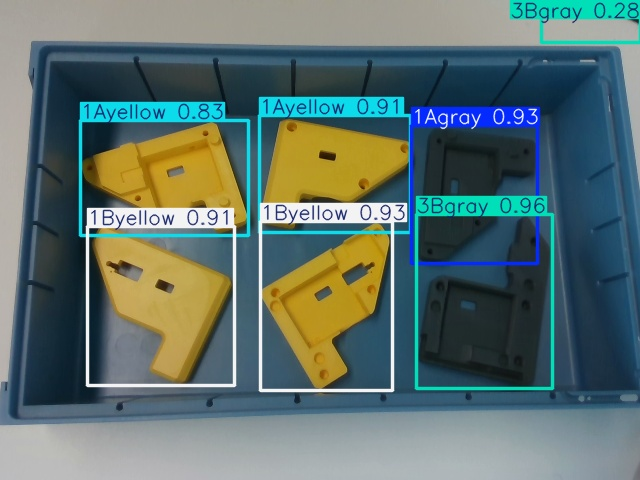
#> input picture results/0.jpg, 640 x 480 px, given in place of 0.png, which was not available
$ python SIFT.py
#> lines starting #> are read from the running program, lines starting #| are printed output that depends on the picture; pictures that were not available may be replaced by others from this repository, and a replacement may not be noted
import cv2 as cv
import os
import matplotlib.pyplot as plt
import numpy as np

def SIFT():
    root = os.getcwd()
    imgPath = "/home/simon/Documents/MVSR Lab/mvsr/data/rgb/0.png"
    imgGray = cv.imread(imgPath, cv.IMREAD_GRAYSCALE)
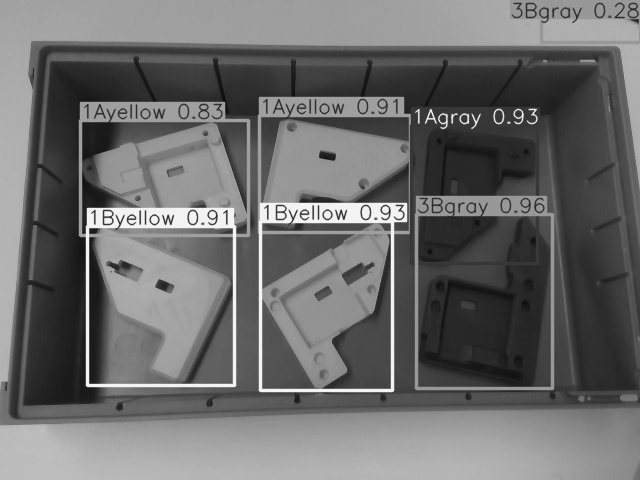
#> imgGray: shape (480, 640); min 13, max 253, mean 107.2

    sift = cv.SIFT_create()
    keypoints = sift.detect(imgGray, None)
#> keypoints = 705 keypoints; strongest (x, y, size): (88, 385, 3.5), (92, 231, 4.2), (431, 110, 1.8), (226, 211, 1.9)
    imgGray = cv.drawKeypoints(imgGray, keypoints, imgGray, flags=cv.DRAW_MATCHES_FLAGS_DRAW_RICH_KEYPOINTS)
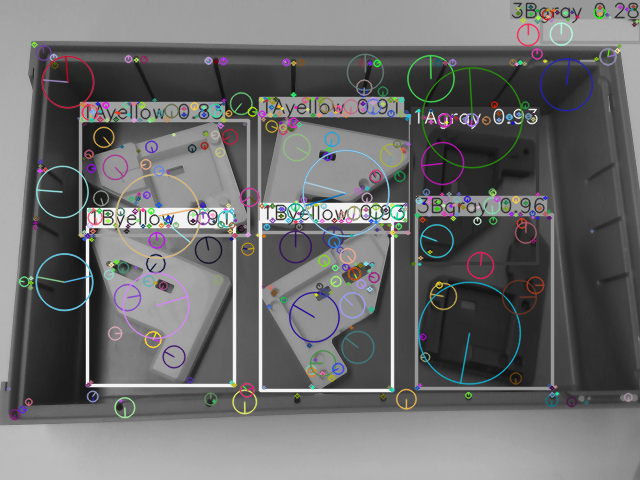
#> imgGray: shape (480, 640, 3); mean of channels 0, 1, 2 108.6, 108.3, 108.2; drawn as B, G, R

    plt.figure()
    plt.imshow(imgGray)
    plt.show()

if __name__ == "__main__":
    SIFT()

$ run again, with results/1.jpg copied over results/0.jpg
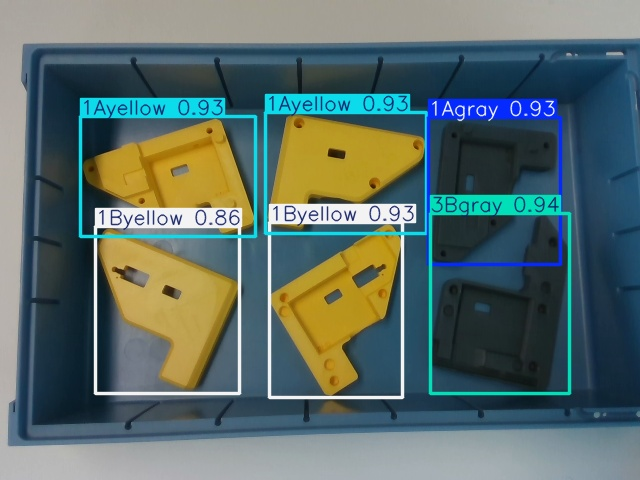
#> input picture results/1.jpg, 640 x 480 px, given in place of 0.png, which was not available
#> in SIFT, `imgGray = cv.imread(imgPath, cv.IMREAD_GRAYSCALE)`:
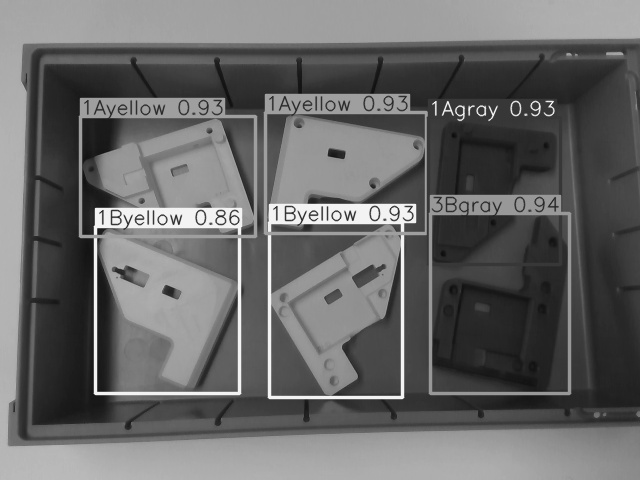
#> imgGray: shape (480, 640); min 12, max 255, mean 102.8
#> keypoints = 661 keypoints; strongest (x, y, size): (96, 393, 3.5), (100, 231, 4.4), (448, 102, 1.8), (276, 207, 1.9)
#> in SIFT, `imgGray = cv.drawKeypoints(imgGray, keypoints, imgGray, flags=cv.DRAW_..`:
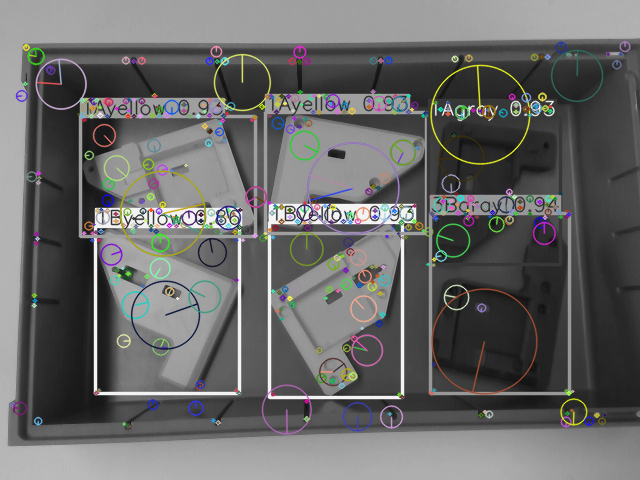
#> imgGray: shape (480, 640, 3); mean of channels 0, 1, 2 103.2, 103.7, 103.7; drawn as B, G, R

$ run again, with results/2.jpg copied over results/0.jpg
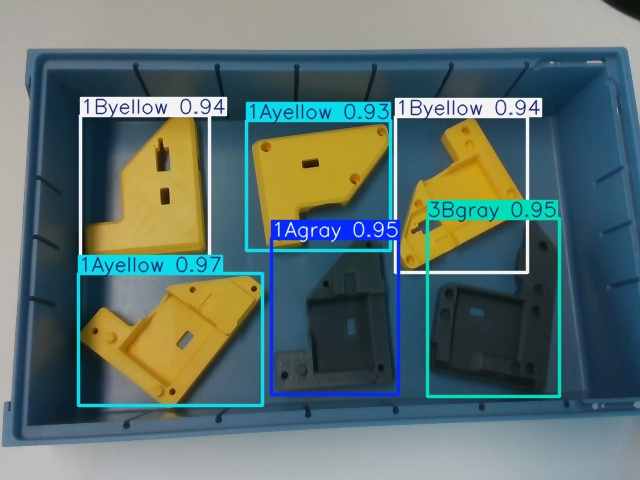
#> input picture results/2.jpg, 640 x 480 px, given in place of 0.png, which was not available
#> in SIFT, `imgGray = cv.imread(imgPath, cv.IMREAD_GRAYSCALE)`:
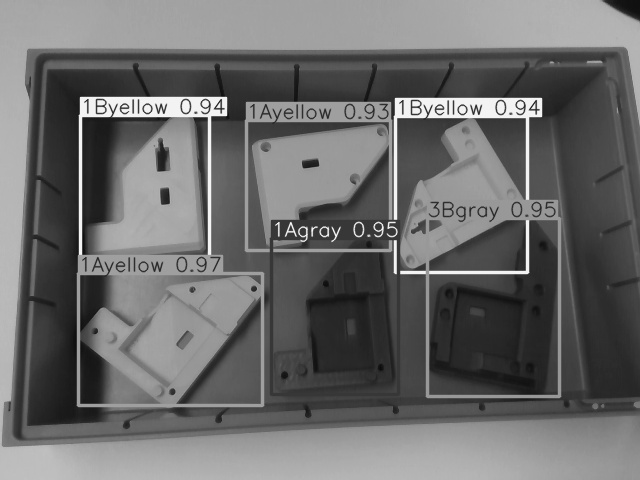
#> imgGray: shape (480, 640); min 9, max 253, mean 106.5
#> keypoints = 695 keypoints; strongest (x, y, size): (402, 272, 2.7), (87, 100, 1.8), (395, 272, 2.5), (224, 113, 3.9)
#> in SIFT, `imgGray = cv.drawKeypoints(imgGray, keypoints, imgGray, flags=cv.DRAW_..`:
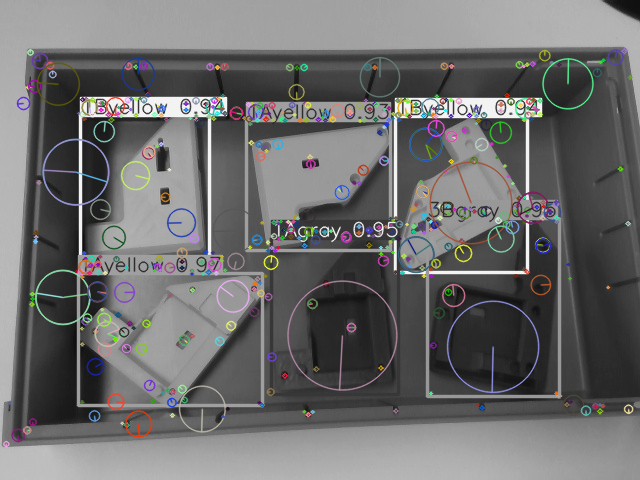
#> imgGray: shape (480, 640, 3); mean of channels 0, 1, 2 107.8, 107.7, 107.9; drawn as B, G, R

$ run again, with results/3.jpg copied over results/0.jpg
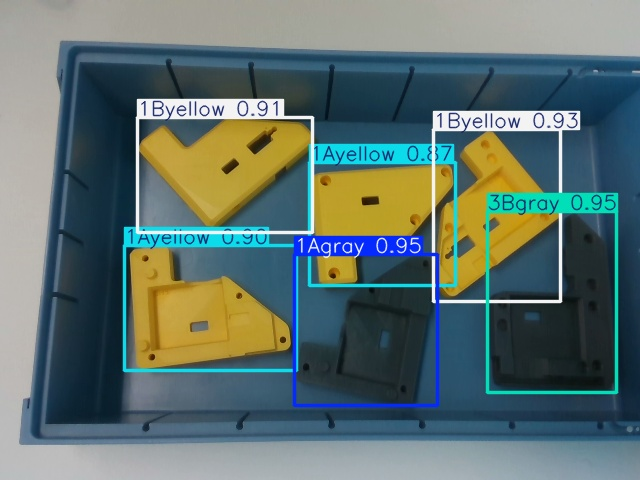
#> input picture results/3.jpg, 640 x 480 px, given in place of 0.png, which was not available
#> in SIFT, `imgGray = cv.imread(imgPath, cv.IMREAD_GRAYSCALE)`:
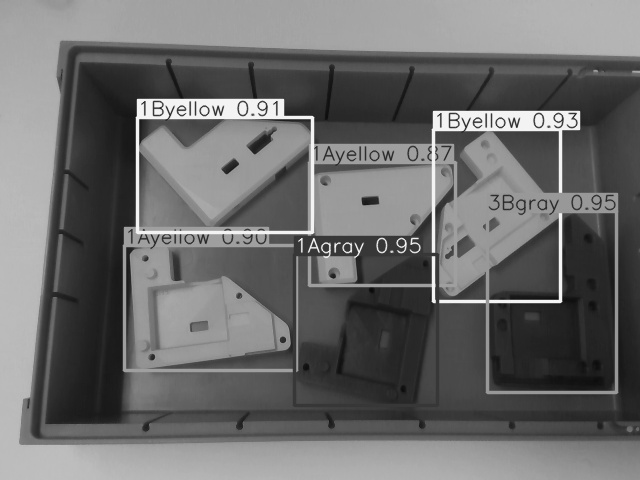
#> imgGray: shape (480, 640); min 10, max 254, mean 107.1
#> keypoints = 673 keypoints; strongest (x, y, size): (434, 301, 3), (560, 301, 3.5), (433, 258, 2.8), (441, 301, 2.8)
#> in SIFT, `imgGray = cv.drawKeypoints(imgGray, keypoints, imgGray, flags=cv.DRAW_..`:
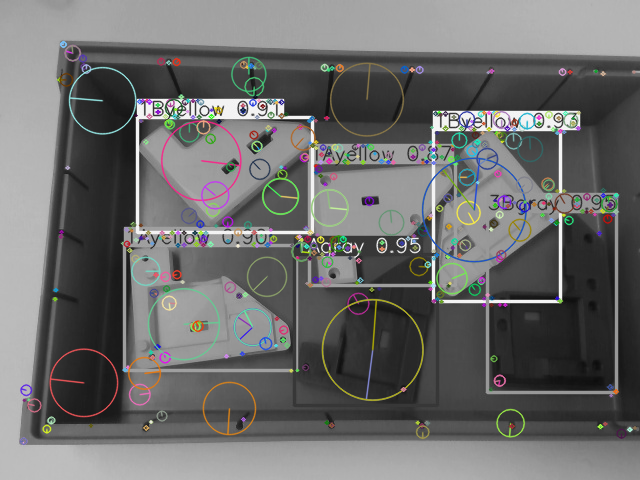
#> imgGray: shape (480, 640, 3); mean of channels 0, 1, 2 107.5, 108.1, 108; drawn as B, G, R
